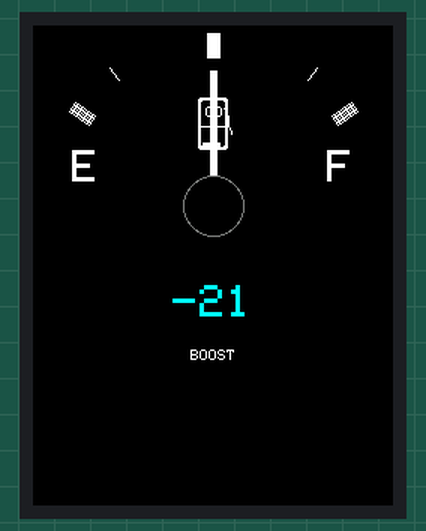
Recording of a sketch running on a simulated ESP32. Shown: 240×320 colour display.

Above: at 0.4 s.
At 5.41 s:
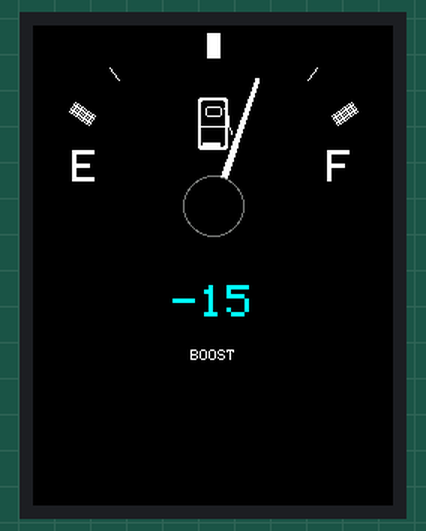
At 10.25 s:
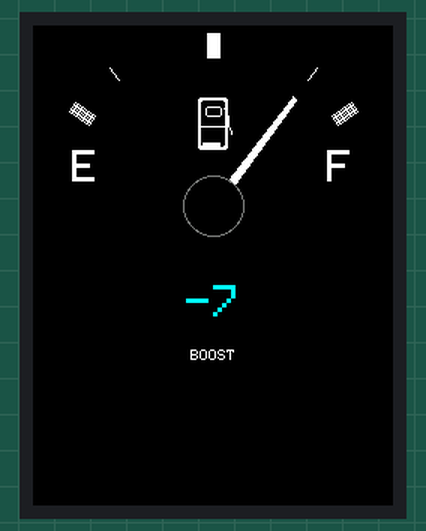
At 19.93 s:
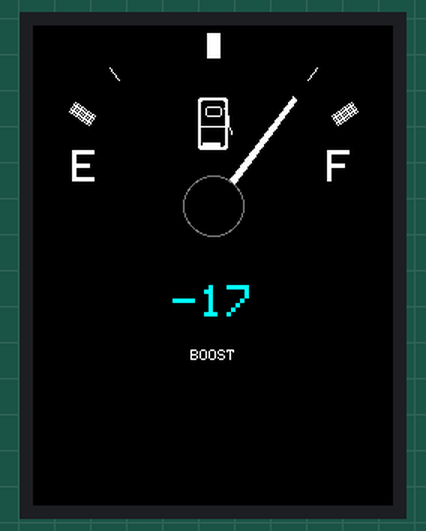
At 29.61 s:
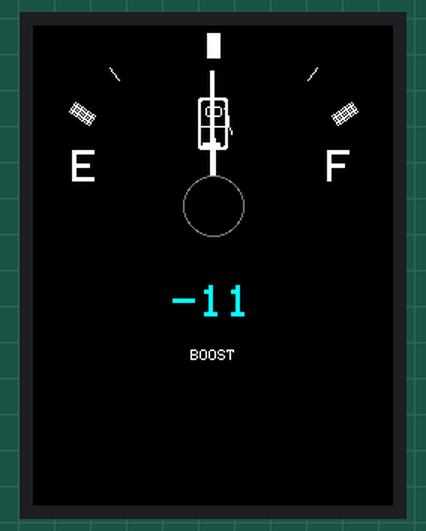
At 39.64 s:
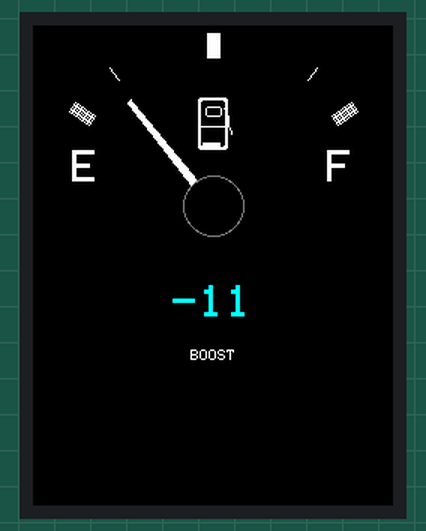

The sketch:

fuel_gauge_miata.ino
```cpp
#include <TFT_eSPI.h>
#include <SPI.h>

TFT_eSPI tft = TFT_eSPI();
TFT_eSprite dial = TFT_eSprite(&tft);

// --------- Adjust for your display ----------
static const int SCREEN_W = 240;
static const int SCREEN_H = 240;

// --------- Gauge geometry ----------
static const int CX = SCREEN_W / 2;
static const int CY = SCREEN_H / 2;

static const int R_TICK1 = 115;    // tick outer
static const int R_TICK2 = 105;    // tick inner
static const int R_NEEDLE = 90;   // needle length

// Fuel sweep: left to right
// (matches the look: needle pivots upward-ish with a moderate sweep)
static const float ANGLE_MIN = -145.0f; // "E" side
static const float ANGLE_MAX =  -35.0f; // "F" side

// --------- Colors ----------
static const uint16_t COL_BG      = TFT_BLACK;
static const uint16_t COL_RING    = TFT_DARKGREY;
static const uint16_t COL_DIAL    = TFT_BLACK;     // inside is near-black
static const uint16_t COL_TICKS   = TFT_WHITE;
static const uint16_t COL_TEXT    = TFT_WHITE;
static const uint16_t COL_NEEDLE  = TFT_WHITE;
static const uint16_t COL_BLUE    = TFT_CYAN;      // tweak if you want deeper blue

// --------- State for erasing needle if you skip sprite (we use sprite) ----------
float fuel = 0.5f;   // 0.0..1.0
int   boost = -21;   // example: -21 vacuum

// Convert degrees to radians
static inline float deg2rad(float d) { return d * 0.017453292519943295f; }

// Point on circle at angle degrees (0 deg points right; positive CCW)
static inline void polarPoint(int cx, int cy, int r, float angDeg, int &x, int &y) {
  float a = deg2rad(angDeg);
  x = cx + (int)lroundf(cosf(a) * r);
  y = cy + (int)lroundf(sinf(a) * r);
}

// Draw a simple gas pump icon centered at (cx, cy)
// w/h control overall size; colors can be tweaked
void drawGasPumpIcon(TFT_eSprite &spr, int cx, int cy, int w, int h,
                     uint16_t fg, uint16_t bg)
{
  // Body
  int x = cx - w / 2;
  int y = cy - h / 2;

  int r = max(2, w / 8);              // corner radius
  spr.fillRoundRect(x, y, w, h, r, fg);

  // Inner cut (gives a subtle outline look if bg != fg)
  int inset = max(2, w / 10);
  spr.fillRoundRect(x + inset, y + inset, w - 2*inset, h - 2*inset, max(1, r-1), bg);

  // "Screen" window (top portion)
  int winW = (int)(w * 0.55f);
  int winH = (int)(h * 0.22f);
  int winX = cx - winW / 2;
  int winY = y + (int)(h * 0.18f);
  spr.drawRoundRect(winX, winY, winW, winH, max(1, r-2), fg);

  // Separator line
  int sepY = y + (int)(h * 0.55f);
  spr.drawLine(x + inset, sepY, x + w - inset - 1, sepY, fg);

  // Little base foot
  int footH = max(2, h / 10);
  spr.fillRect(x + (int)(w * 0.18f), y + h - footH - inset, (int)(w * 0.64f), footH, fg);

  // Hose on right side
  int hoseX = x + w - inset - 1;
  int hoseTop = winY + 1;
  int hoseMid = sepY;
  spr.drawLine(hoseX, hoseTop, hoseX + w/6, hoseTop + h/6, fg);  // small bend
  spr.drawLine(hoseX + w/6, hoseTop + h/6, hoseX + w/6, hoseMid, fg);

  // Nozzle at end of hose
  int nozX = hoseX + w/6;
  int nozY = hoseMid;
  spr.drawLine(nozX, nozY, nozX + w/8, nozY + h/10, fg);
  spr.drawLine(nozX + w/8, nozY + h/10, nozX + w/8, nozY + h/6, fg);
}

void drawDialBase(TFT_eSprite &spr) {
  spr.fillSprite(COL_BG);

  // Tick marks along upper arc
  const int tickCount = 7; // similar density to the screenshot
  for (int i = 0; i < tickCount; i++) {
    float t = (float)i / (float)(tickCount - 1);
    float ang = ANGLE_MIN + t * (ANGLE_MAX - ANGLE_MIN);

    int x1, y1, x2, y2;
    polarPoint(CX, CY, R_TICK1, ang, x1, y1);
    polarPoint(CX, CY, R_TICK2, ang, x2, y2);

    // Make center ticks slightly longer (optional)
    if (i == tickCount / 2 || i == 0 || i == tickCount - 1) {
      int x3, y3;
      polarPoint(CX, CY, R_TICK2 - 6, ang, x3, y3);

      float a = deg2rad(ang);
      float nx = -sinf(a);   // normal vector
      float ny =  cosf(a);

      int thickness = 8;     // change this for thicker/thinner

      for (int t = -thickness/2; t <= thickness/2; t++) {
        int ox = nx * t;
        int oy = ny * t;

        spr.drawLine(
          x1 + ox, y1 + oy,
          x3 + ox, y3 + oy,
          COL_TICKS
        );
      }
    } else if (i != 2 && i != 4) {
      spr.drawLine(x1, y1, x2, y2, COL_TICKS);
    }
  }

  // Title text: FUEL
  spr.setTextColor(COL_TEXT, COL_DIAL);
  spr.setTextDatum(MC_DATUM);
  spr.setTextSize(2);
  // spr.drawString("FUEL", CX, CY - 60);
  drawGasPumpIcon(spr, CX, CY - 55, 20, 35, COL_TEXT, COL_DIAL);

  // E and F labels near bottom left/right
  spr.setTextDatum(MC_DATUM);
  spr.setTextSize(3);
  spr.drawString("E", CX - 85, CY - 25);
  spr.drawString("F", CX + 85, CY - 25);

  // Boost label at the bottom
  spr.setTextDatum(MC_DATUM);
  spr.setTextSize(1);
  spr.drawString("BOOST", CX, CY + 100);
}

void drawNeedleCone(TFT_eSprite &spr, float fuel01) {
  fuel01 = constrain(fuel01, 0.0f, 1.0f);

  float angDeg = ANGLE_MIN + fuel01 * (ANGLE_MAX - ANGLE_MIN);
  float a = deg2rad(angDeg);

  // Tip position
  int xTip, yTip;
  polarPoint(CX, CY, R_NEEDLE, angDeg, xTip, yTip);

  // Normal (perpendicular) unit-ish vector
  float nx = -sinf(a);
  float ny =  cosf(a);

  // Widths in pixels (total width)
  const float baseW = 5.0f;  // ~5 px at base
  const float tipW  = 3.0f;  // ~3 px at tip

  // Half-width offsets
  float b = baseW * 0.5f;
  float t = tipW  * 0.5f;

  // Define trapezoid corners:
  // Base left/right around (CX,CY)
  int xBL = CX + (int)lroundf(nx * b);
  int yBL = CY + (int)lroundf(ny * b);
  int xBR = CX - (int)lroundf(nx * b);
  int yBR = CY - (int)lroundf(ny * b);

  // Tip left/right around (xTip,yTip)
  int xTL = xTip + (int)lroundf(nx * t);
  int yTL = yTip + (int)lroundf(ny * t);
  int xTR = xTip - (int)lroundf(nx * t);
  int yTR = yTip - (int)lroundf(ny * t);

  // Fill trapezoid as two triangles
  spr.fillTriangle(xBL, yBL, xBR, yBR, xTL, yTL, COL_NEEDLE);
  spr.fillTriangle(xBR, yBR, xTR, yTR, xTL, yTL, COL_NEEDLE);

  // Optional: sharpen/brighten outline (comment out if you want softer)
  // spr.drawLine(xBL, yBL, xTL, yTL, COL_NEEDLE);
  // spr.drawLine(xBR, yBR, xTR, yTR, COL_NEEDLE);

  // Center hub on top
  spr.fillCircle(CX, CY, 20, TFT_DARKGREY);
  spr.fillCircle(CX, CY, 19, TFT_BLACK);
}

void drawBoostReadout(TFT_eSprite &spr, int boostValue) {
  // Blue digital number centered below hub (like screenshot)
  spr.setTextDatum(MC_DATUM);
  spr.setTextColor(COL_BLUE, COL_DIAL);

  // Make it bigger than labels
  spr.setTextSize(2);

  char buf[12];
  // show sign like "-21" or "+3"
  spr.setTextSize(3);
  snprintf(buf, sizeof(buf), "%d", boostValue);
  spr.drawString(buf, CX, CY + 65);
}

void renderGauge(float fuel01, int boostValue) {
  // Draw base each frame (simple + flicker free via sprite).
  // If you need higher FPS, you can keep a separate "static" sprite and copy it.
  drawDialBase(dial);
  drawNeedleCone(dial, fuel01);
  drawBoostReadout(dial, boostValue);

  dial.pushSprite(0, 0);
}

void setup() {
  tft.init();
  tft.setRotation(0);
  tft.fillScreen(COL_BG);

  dial.setColorDepth(16);
  dial.createSprite(SCREEN_W, SCREEN_H);
  dial.fillSprite(COL_BG);

  renderGauge(fuel, boost);
}

void loop() {
  // Demo animation: fuel swings, boost oscillates negative
  static uint32_t last = 0;
  if (millis() - last > 40) {
    last = millis();

    static float dir = 0.006f;
    fuel += dir;
    if (fuel >= 1.0f) { fuel = 1.0f; dir = -dir; }
    if (fuel <= 0.0f) { fuel = 0.0f; dir = -dir; }

    // Fake vacuum/boost number
    static int bdir = 1;
    boost += bdir;
    if (boost > -5)  bdir = -1;
    if (boost < -21) bdir = 1;

    renderGauge(fuel, boost);
  }
}
```
